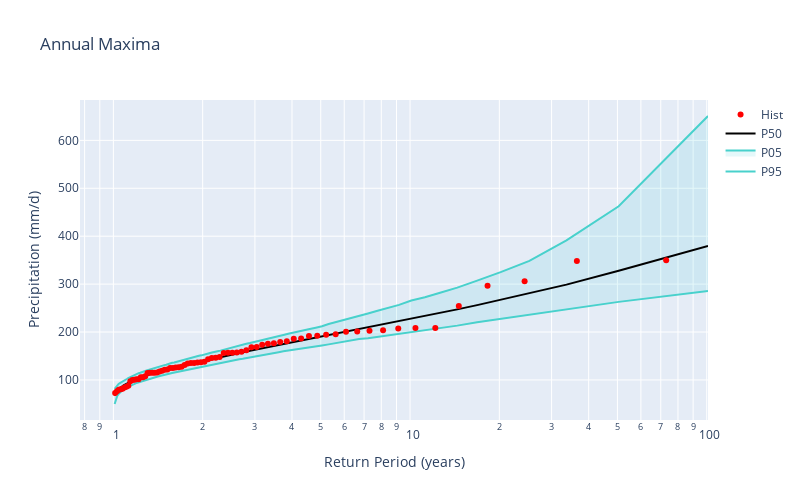

The cell this chart's notebook holds for it:
### Code cell
fig = go.Figure()
fig.add_trace(go.Scatter(x=trp_sim, y=p95, mode='lines', name='P95', marker_color='mediumturquoise'))
fig.add_trace(go.Scatter(x=trp_sim, y=p05, mode='lines', name='P05', marker_color='mediumturquoise',  fill='tonexty', fillcolor='rgba(0, 181, 204, 0.10)'))
fig.add_trace(go.Scatter(x=trp_sim, y=p50, mode='lines', name='P50', marker_color='black'))
fig.add_trace(go.Scatter(x=trp_hist, y=trp_hist_val, mode='markers', name='Hist', marker_color='red'))


fig.update_xaxes(type="log")
fig.update_layout(    
    xaxis_title = "Return Period (years)",
    yaxis_title = "Precipitation (mm/d)",
    title = 'Annual Maxima',
    width=800, height=500
)
fig.show()
